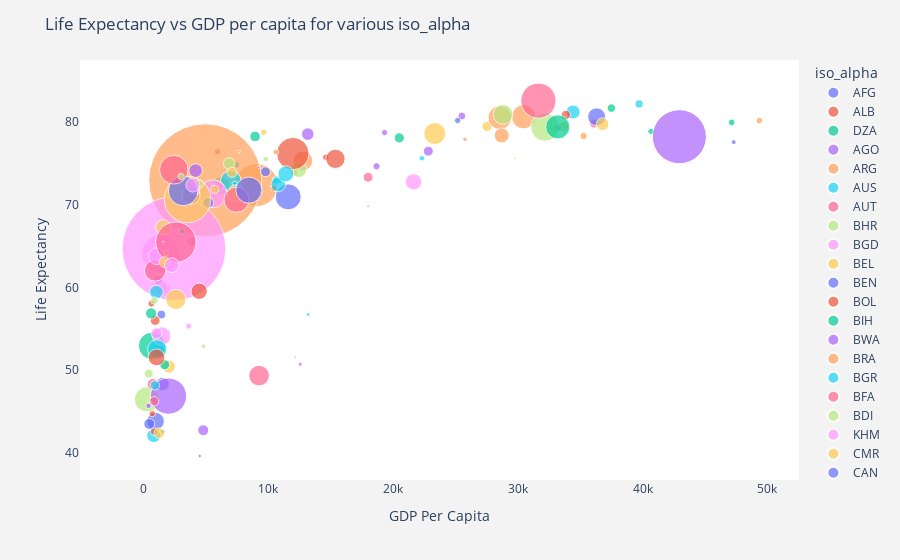

Notebook code cell kept with this figure:
### Code cell
#Life Expectancy vs gdp per capita for various iso_alpha
fig = px.scatter(data_plotly[data_plotly.year==2007], x="gdpPercap", y="lifeExp",
                 size="pop", 
                 color="iso_alpha",
                 hover_name="country", 
                 size_max=80)
fig.update_layout(yaxis =dict(title='Life Expectancy',gridcolor='white'),
                  xaxis=dict(title='GDP Per Capita',gridcolor='white'),
                  title='Life Expectancy vs GDP per capita for various iso_alpha',
                  paper_bgcolor='rgb(243,243,243)',
                  plot_bgcolor='rgb(500,500,500)')
fig.show()
